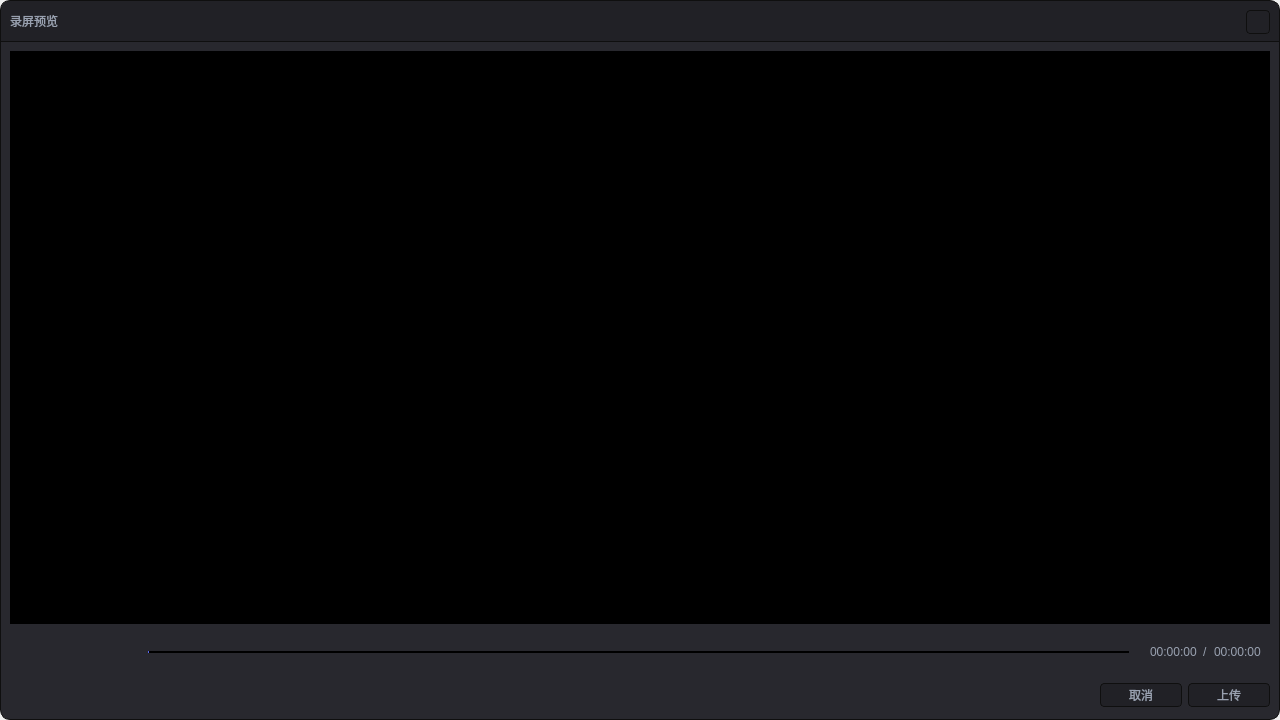
<?xml version="1.0" encoding="UTF-8"?>
<ui version="4.0">
 <class>VideoPreviewDialog</class>
 <widget class="DragMoveDialog" name="VideoPreviewDialog">
  <property name="geometry">
   <rect>
    <x>0</x>
    <y>0</y>
    <width>1280</width>
    <height>720</height>
   </rect>
  </property>
  <property name="windowTitle">
   <string>VideoPreviewDialog</string>
  </property>
  <property name="styleSheet">
   <string notr="true">QFrame#contentFrame
{
background-color:#28282E;
border-top : 0px solid #0F0F0F;
border-left : 1px solid #0F0F0F;
border-right : 1px solid #0F0F0F;
border-bottom : 1px solid #0F0F0F;
border-bottom-left-radius:10px;
border-bottom-right-radius:10px;
}

QFrame#titleFrame
{
border-top : 1px solid #0F0F0F;
border-left : 1px solid #0F0F0F;
border-right : 1px solid #0F0F0F;
border-bottom : 1px solid #0F0F0F;
background-color:#212126;
border-top-left-radius:10px;
border-top-right-radius:10px;
}

QPushButton
{
  selection-background-color: #40404A;
  selection-color: #3B3B41;
  color: #99A1B0;
  height:24px;
  background-color: #212126;
  border-style: solid;
  border: 1px solid #0F0F0F;
  border-radius: 4;
  padding: 1px 0px 1px 2px;
  font-size: 12px;
  font-family:Microsoft YaHei UI;
  padding-left:0px;
}
QPushButton:hover
{
 background-color: #2F2F34;
}

QCheckBox,
QLabel
{
color:#99A1B0;
font-size:12px;
font-family:Microsoft YaHei UI;
}
QFrame#line,
#line_1,
#line_2,
#line_3,
#line_4
{
background-color:#353539;
}
QComboBox QAbstractItemView { outline: 0px;}
QLineEdit,
QComboBox{
  subcontrol-origin: padding;
  subcontrol-position: top right;
  selection-background-color: #40404A;
  selection-color: #3B3B41;
  color: #99A1B0;
  height:24px;
  background-color: #212126;
  border-style: solid;
  border: 1px solid #0F0F0F;
  border-radius: 4;
  padding: 1px 0px 1px 2px;
  font-size: 12px;
  font-family:Microsoft YaHei UI;
  padding-left:8px;
  }


  QComboBOx:hover
  {
  border: 1px #40404A;
  background-color:#40404A;
  color: white;
  }


  QComboBox:on
  {
  padding-top: 0px;
  padding-left: 0px;
  color: #99A1B0;
  background-color: #40404A;
  selection-background-color: #3B3B41;
  }

  QComboBox:!on
  {
  color: #99A1B0;
  }


  QComboBox QAbstractItemView
  {
  border: 0px solid darkgray;
  color: white;
  background-color:#212126;
  selection-background-color: #454549;
height:24px;
  }


  QComboBox QAbstractItemView::item
  {
  qproperty-elide-mode: '...';
  height:24px;
outline: 0px;
  }


  QComboBox::drop-down
  {
  subcontrol-origin: padding;
  subcontrol-position: top right;
  width: 15px;
  color: white;
  border-left-width: 0px;
  border-left-color: darkgray;
  border-left-style: solid;
  border-top-right-radius: 2px;
  border-bottom-right-radius: 2px;
  padding-right: 0px;
  }

  QComboBox::down-arrow
  {
  image: url(:/icons/images/comboBoxExpander.svg);
  width: 8px;
  height: 4px;
  }

QListWidget{outline:0px;}
QListView {
  border-radius: 4px;
  padding: 5px;
  margin: 0px;
}

QTableView::item,
QTreeView::item,
QListView::item {
  padding: 5px;
  height: 22px;
  color: #99A1B0;
  selection-color: white;
  border-color: transparent; 
  border-radius: 4px;
outline: 0px;
}



QTableView:item:selected,
QTreeView::item:selected,
QListView::item:selected {
  background-color: #40404A;
  selection-background-color:  #3B3B41;
  color: #99A1B0;
  selection-color:  white;
  border-radius: 4px;
}

QTableView:item:selected:focus,
QTreeView::item:selected:focus,
QListView::item:selected:focus {
  background-color: #40404A;
  selection-background-color:#3B3B41;
  color:  #99A1B0;
  selection-color: white; 
}
</string>
  </property>
  <layout class="QVBoxLayout" name="verticalLayout">
   <property name="spacing">
    <number>0</number>
   </property>
   <property name="leftMargin">
    <number>0</number>
   </property>
   <property name="topMargin">
    <number>0</number>
   </property>
   <property name="rightMargin">
    <number>0</number>
   </property>
   <property name="bottomMargin">
    <number>0</number>
   </property>
   <item>
    <widget class="QFrame" name="titleFrame">
     <property name="minimumSize">
      <size>
       <width>0</width>
       <height>42</height>
      </size>
     </property>
     <property name="maximumSize">
      <size>
       <width>16777215</width>
       <height>42</height>
      </size>
     </property>
     <property name="frameShape">
      <enum>QFrame::StyledPanel</enum>
     </property>
     <property name="frameShadow">
      <enum>QFrame::Raised</enum>
     </property>
     <layout class="QHBoxLayout" name="horizontalLayout">
      <item>
       <widget class="QLabel" name="label">
        <property name="text">
         <string>录屏预览</string>
        </property>
       </widget>
      </item>
      <item>
       <spacer name="horizontalSpacer">
        <property name="orientation">
         <enum>Qt::Horizontal</enum>
        </property>
        <property name="sizeHint" stdset="0">
         <size>
          <width>625</width>
          <height>19</height>
         </size>
        </property>
       </spacer>
      </item>
      <item>
       <widget class="QPushButton" name="closeButton">
        <property name="minimumSize">
         <size>
          <width>24</width>
          <height>24</height>
         </size>
        </property>
        <property name="maximumSize">
         <size>
          <width>24</width>
          <height>24</height>
         </size>
        </property>
        <property name="text">
         <string/>
        </property>
        <property name="icon">
         <iconset resource="../../resource.qrc">
          <normaloff>:/icons/images/close.svg</normaloff>:/icons/images/close.svg</iconset>
        </property>
       </widget>
      </item>
     </layout>
    </widget>
   </item>
   <item>
    <widget class="QFrame" name="contentFrame">
     <property name="frameShape">
      <enum>QFrame::StyledPanel</enum>
     </property>
     <property name="frameShadow">
      <enum>QFrame::Raised</enum>
     </property>
     <layout class="QVBoxLayout" name="verticalLayout_2">
      <item>
       <widget class="QWidget" name="m_backgroundWidget" native="true">
        <property name="sizePolicy">
         <sizepolicy hsizetype="Expanding" vsizetype="Expanding">
          <horstretch>0</horstretch>
          <verstretch>0</verstretch>
         </sizepolicy>
        </property>
        <property name="styleSheet">
         <string notr="true">QWidget #m_backgroundWidget
{
background:black;
}</string>
        </property>
        <layout class="QVBoxLayout" name="verticalLayout_3">
         <property name="spacing">
          <number>0</number>
         </property>
         <property name="leftMargin">
          <number>0</number>
         </property>
         <property name="topMargin">
          <number>0</number>
         </property>
         <property name="rightMargin">
          <number>0</number>
         </property>
         <property name="bottomMargin">
          <number>0</number>
         </property>
         <item>
          <widget class="VideoWidget" name="m_previewWidget" native="true">
           <property name="sizePolicy">
            <sizepolicy hsizetype="Expanding" vsizetype="Expanding">
             <horstretch>0</horstretch>
             <verstretch>0</verstretch>
            </sizepolicy>
           </property>
          </widget>
         </item>
        </layout>
       </widget>
      </item>
      <item>
       <widget class="QWidget" name="processWidget" native="true">
        <property name="minimumSize">
         <size>
          <width>0</width>
          <height>32</height>
         </size>
        </property>
        <layout class="QHBoxLayout" name="horizontalLayout_3">
         <item>
          <widget class="QPushButton" name="preFrameButton">
           <property name="styleSheet">
            <string notr="true">QPushButton
{
background:transparent;
border:none;
}
QPushButton:hover
{
background:transparent;
border:none;
}</string>
           </property>
           <property name="text">
            <string/>
           </property>
           <property name="icon">
            <iconset resource="../../resource.qrc">
             <normaloff>:/icons/images/preFrame.svg</normaloff>:/icons/images/preFrame.svg</iconset>
           </property>
           <property name="iconSize">
            <size>
             <width>12</width>
             <height>16</height>
            </size>
           </property>
          </widget>
         </item>
         <item>
          <widget class="QPushButton" name="playFrameButton">
           <property name="styleSheet">
            <string notr="true">QPushButton
{
background:transparent;
border:none;
}
QPushButton:hover
{
background:transparent;
border:none;
}
QPushButton:checked
{
icon:url(:/icons/images/pause.svg);
}</string>
           </property>
           <property name="text">
            <string/>
           </property>
           <property name="icon">
            <iconset resource="../../resource.qrc">
             <normaloff>:/icons/images/play.svg</normaloff>:/icons/images/play.svg</iconset>
           </property>
           <property name="iconSize">
            <size>
             <width>16</width>
             <height>16</height>
            </size>
           </property>
           <property name="checkable">
            <bool>true</bool>
           </property>
           <property name="checked">
            <bool>false</bool>
           </property>
          </widget>
         </item>
         <item>
          <widget class="QPushButton" name="nextFrameButton">
           <property name="styleSheet">
            <string notr="true">QPushButton
{
background:transparent;
border:none;
}
QPushButton:hover
{
background:transparent;
border:none;
}</string>
           </property>
           <property name="text">
            <string/>
           </property>
           <property name="icon">
            <iconset resource="../../resource.qrc">
             <normaloff>:/icons/images/nextFrame.svg</normaloff>:/icons/images/nextFrame.svg</iconset>
           </property>
           <property name="iconSize">
            <size>
             <width>12</width>
             <height>16</height>
            </size>
           </property>
           <property name="flat">
            <bool>false</bool>
           </property>
          </widget>
         </item>
         <item>
          <spacer name="horizontalSpacer_3">
           <property name="orientation">
            <enum>Qt::Horizontal</enum>
           </property>
           <property name="sizeType">
            <enum>QSizePolicy::Fixed</enum>
           </property>
           <property name="sizeHint" stdset="0">
            <size>
             <width>15</width>
             <height>20</height>
            </size>
           </property>
          </spacer>
         </item>
         <item>
          <widget class="MousePressableSlider" name="horizontalSlider">
           <property name="minimumSize">
            <size>
             <width>0</width>
             <height>12</height>
            </size>
           </property>
           <property name="maximumSize">
            <size>
             <width>16777215</width>
             <height>12</height>
            </size>
           </property>
           <property name="styleSheet">
            <string notr="true">QSlider:horizontal {
  background-color: transparent;
}

QSlider::groove:horizontal {
  border-radius: 1px;
  height: 2px;
}

QSlider::handle:horizontal {
  border-image: url(:/icons/images/slider.svg);
  background-color: transparent;
  height: 12px;
  width: 12px;
  margin: -5px 0px;
  border-radius: 6px;
  padding: -5px 0px;
}

QSlider::add-page {
  background: #000000;
}

QSlider::sub-page {
  background: #5967F2;
}


QSlider:horizontal {
  background-color: transparent;
}

QSlider::groove:horizontal {
  background: rgba(247, 181, 1, 1);
  border-radius: 1px;
  height: 2px;
}

</string>
           </property>
           <property name="maximum">
            <number>100</number>
           </property>
           <property name="singleStep">
            <number>1</number>
           </property>
           <property name="orientation">
            <enum>Qt::Horizontal</enum>
           </property>
          </widget>
         </item>
         <item>
          <spacer name="horizontalSpacer_4">
           <property name="orientation">
            <enum>Qt::Horizontal</enum>
           </property>
           <property name="sizeType">
            <enum>QSizePolicy::Fixed</enum>
           </property>
           <property name="sizeHint" stdset="0">
            <size>
             <width>15</width>
             <height>20</height>
            </size>
           </property>
          </spacer>
         </item>
         <item>
          <widget class="QLabel" name="positionLabel">
           <property name="text">
            <string>00:00:00</string>
           </property>
          </widget>
         </item>
         <item>
          <widget class="QLabel" name="label_2">
           <property name="text">
            <string>/</string>
           </property>
          </widget>
         </item>
         <item>
          <widget class="QLabel" name="durationLabel">
           <property name="text">
            <string>00:00:00</string>
           </property>
          </widget>
         </item>
        </layout>
       </widget>
      </item>
      <item>
       <widget class="QWidget" name="bottomWidget" native="true">
        <property name="minimumSize">
         <size>
          <width>0</width>
          <height>30</height>
         </size>
        </property>
        <layout class="QHBoxLayout" name="horizontalLayout_2">
         <property name="leftMargin">
          <number>0</number>
         </property>
         <property name="topMargin">
          <number>0</number>
         </property>
         <property name="rightMargin">
          <number>0</number>
         </property>
         <property name="bottomMargin">
          <number>0</number>
         </property>
         <item>
          <spacer name="horizontalSpacer_2">
           <property name="orientation">
            <enum>Qt::Horizontal</enum>
           </property>
           <property name="sizeHint" stdset="0">
            <size>
             <width>40</width>
             <height>20</height>
            </size>
           </property>
          </spacer>
         </item>
         <item>
          <widget class="QPushButton" name="cancelButton">
           <property name="minimumSize">
            <size>
             <width>82</width>
             <height>24</height>
            </size>
           </property>
           <property name="maximumSize">
            <size>
             <width>82</width>
             <height>24</height>
            </size>
           </property>
           <property name="text">
            <string>取消</string>
           </property>
          </widget>
         </item>
         <item>
          <widget class="QPushButton" name="sureButton">
           <property name="minimumSize">
            <size>
             <width>82</width>
             <height>24</height>
            </size>
           </property>
           <property name="maximumSize">
            <size>
             <width>82</width>
             <height>24</height>
            </size>
           </property>
           <property name="text">
            <string>上传</string>
           </property>
          </widget>
         </item>
        </layout>
       </widget>
      </item>
     </layout>
    </widget>
   </item>
  </layout>
 </widget>
 <customwidgets>
  <customwidget>
   <class>DragMoveDialog</class>
   <extends>QWidget</extends>
   <header>dragmovedialog.h</header>
   <container>1</container>
  </customwidget>
  <customwidget>
   <class>VideoWidget</class>
   <extends>QWidget</extends>
   <header>videorenderer.h</header>
   <container>1</container>
  </customwidget>
  <customwidget>
   <class>MousePressableSlider</class>
   <extends>QSlider</extends>
   <header>videorenderer.h</header>
  </customwidget>
 </customwidgets>
 <resources>
  <include location="../../resource.qrc"/>
 </resources>
 <connections/>
</ui>
